Frame 1 (no input): blank canvas, image omitted
Frame 60 (no input): blank canvas, image omitted
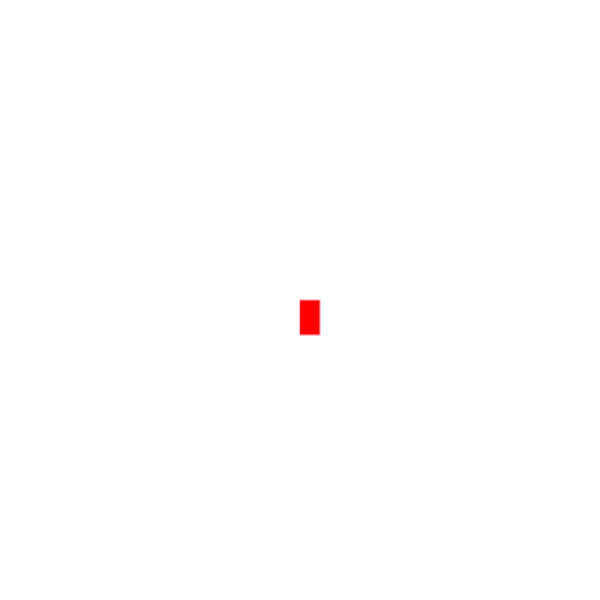
Frame 120 (the mouse pressed at the canvas centre since frame 60)

The p5.js sketch whose frames 1 and 60 were blank and that drew this single picture after the mouse press (run headless with seeded random() and noise() and a simulated clock; from frame 60 on, the mouse is pressed at the canvas centre):

// p5.js sketch
// ── sketch.js
function setup() {
    createCanvas(600, 600);
    background("white");
  }
  
  function draw() {
    
    
    stroke("pink")
    fill ("red")
    
    
    //console.log(mouseIsPressed);
    
    if(mouseIsPressed) {
      rect(mouseX,mouseY,20,35);
    }
  }
